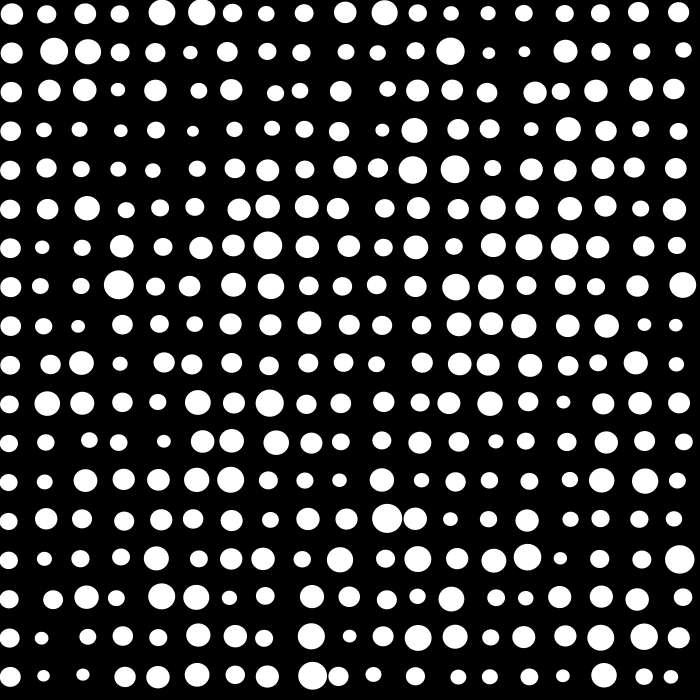
Frame 1 (no input)
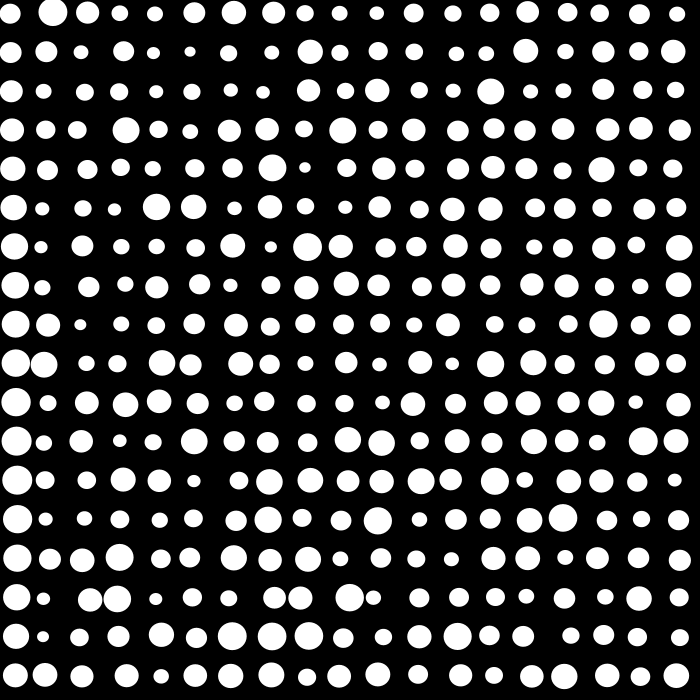
Frame 60 (the mouse pressed at the canvas centre just before this capture)
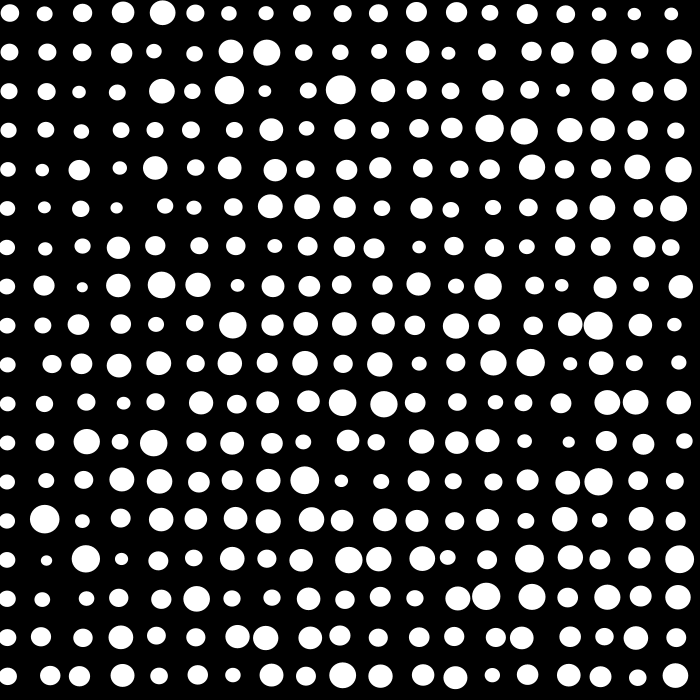
Frame 120 (the mouse held since frame 60 and released just before this capture)

The Processing sketch that drew these frames (run headless with seeded random() and noise(); from frame 60 on, the mouse is pressed at the canvas centre):

// Processing sketch: sketch_190807h
// ── sketch_190807h.pde

void setup() {
  size(700, 700);
}

void draw() {
  background(0);
  noStroke();
  fill(255);
  for (int i=1; i<width; i=i+37) {
    for (int j=10; j<height; j=j+39) {
      float x = 21*noise((millis() + i*j)/1000.0, 0);
      float y = 6*noise(0, (millis()+i*j)/1000.0);
      float r = 28*noise((millis()+i*j)/967.1);
      ellipse(x+i, y+j, r+8, r+7);
    }
  }
}
